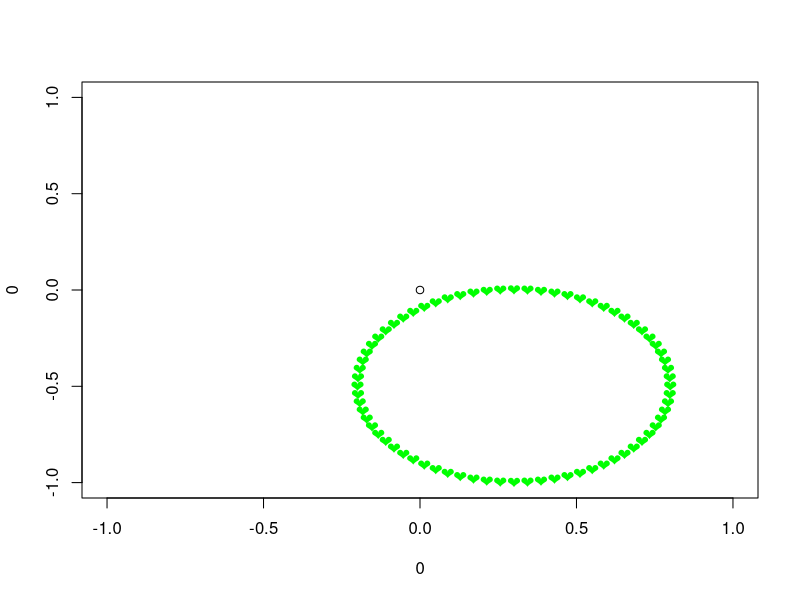
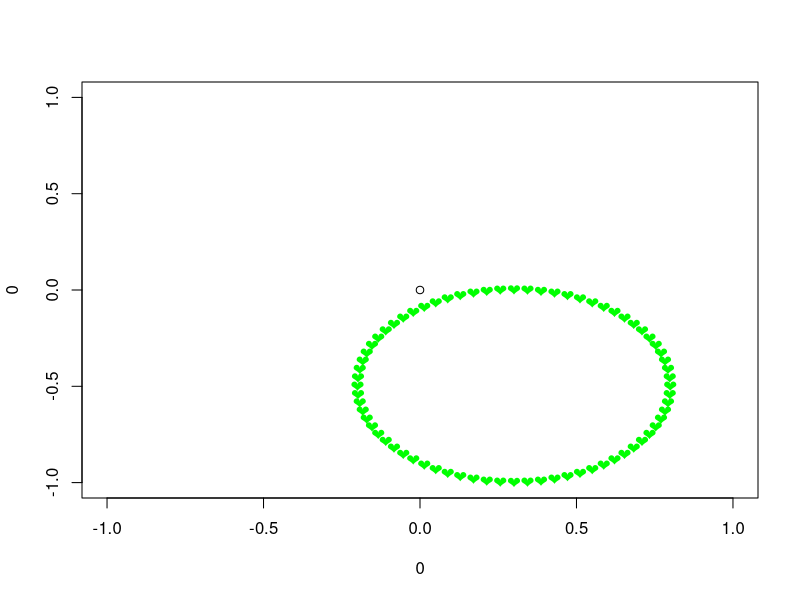
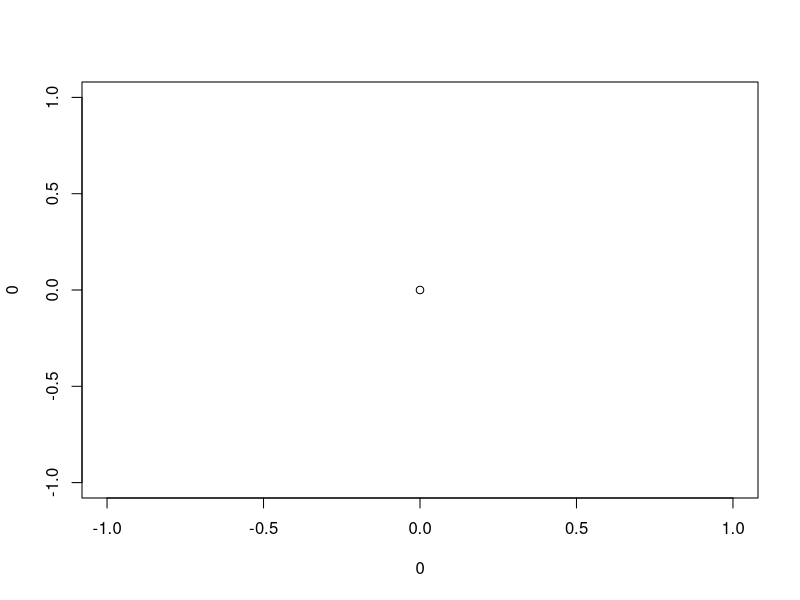
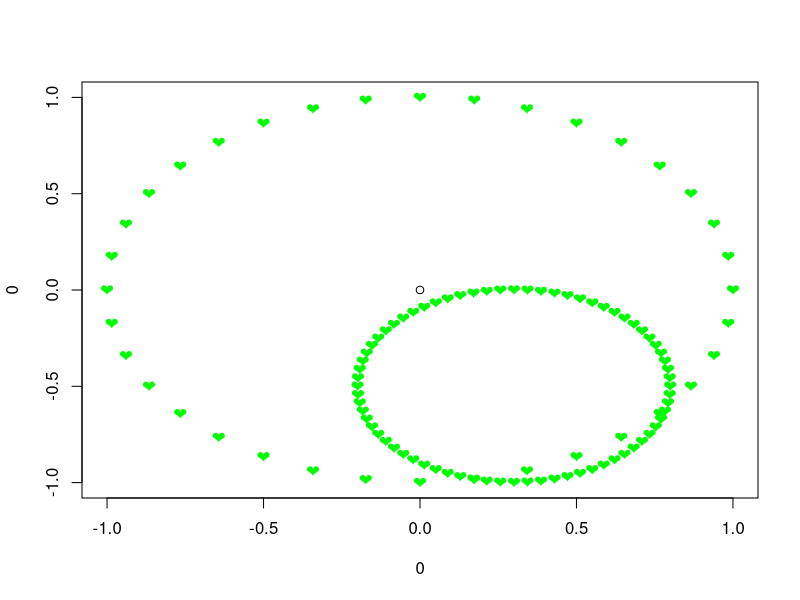
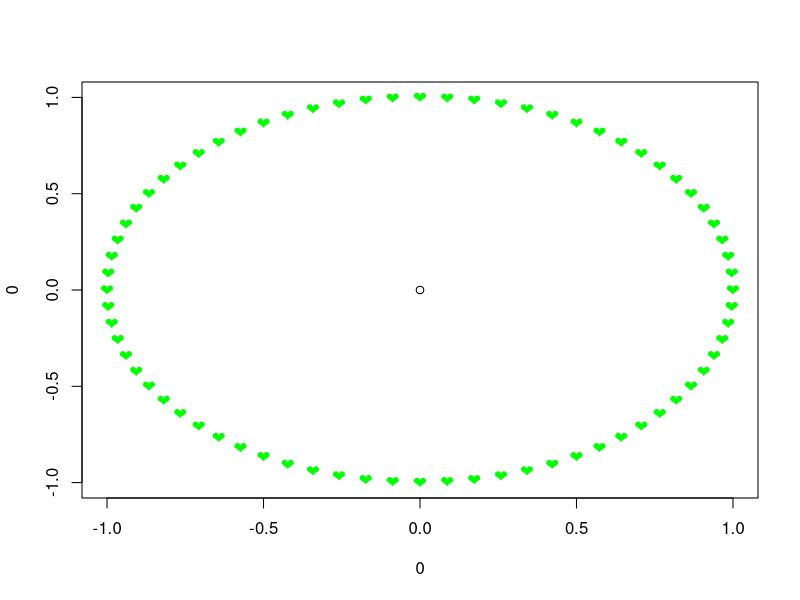
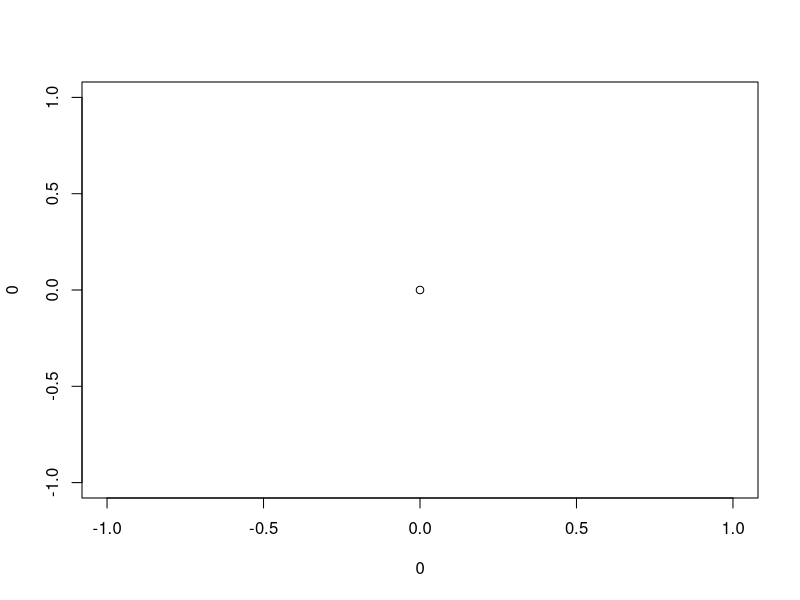

These figures' R source, in order: (Note: this script raises an error after producing the figures.)
################################################################################
# Second part of the solution
################################################################################

# Our earlier function to do degrees-radians conversion

#' Function to translate degrees to radians
#'
#' @param x Angle in degrees (numeric)
#' @return value in radians
DegToRad <- function(x) x/180*pi

# we need this function or it will be missing!


# Step 1. Additional parameters

# changing radius = multiply coordinates by the radius
# transposing to different origin: add x and y offsets to coordinates
# The example scales the radius of the circle to half
# and offsets its to +0.3 in the x dimension to to -0.5 in the y dimension

# step 2b. customization options:
# make an empty plot
plot(0,0)

# start with 0 degrees
degree <- 0

# Write a loop from 0 to 360 degrees (increment with 5),
# to get the circle
while(360 > degree ){

  # translate the degree to radian
  radian <- DegToRad(degree)

  # calculate the cosine and the sine, cos() sin()
  x <- cos(radian)*0.5 + 0.3
  y <- sin(radian)*0.5 - 0.5

  # visualize the coordinates with points()
  points(x=x,y=y, col="green", pch="❤️")

	# increment
  degree <- degree + 5

}




#################################################
# First step: make variables from hard-coded parts of the code

# radius
r <- 0.5

# the increment (angles)
by <- 5

# offset (x dimension)
x <- 0.3

# offset (y dimension)
y <- -0.5

# make an empty plot
plot(0,0)


  if(by <= 0) stop("The by argument has to be positive. ")
  # start with 0 degrees
  degree <- 0

  # Write a loop from 0 to 360 degrees (increment with 5),
  # to get the circle
  while(360 > degree ){

    # translate the degree to radian
    radian <- DegToRad(degree)

    # calculate the cosine and the sine, cos() sin()
		# !we had to rename the original x and y to xCoord and yCoord!
    xCoord <- cos(radian)*r + x
    yCoord <- sin(radian)*r + y

    # visualize the coordinates with points()
    points(x=xCoord,y=yCoord, col="green", pch="❤️")

      # increment
    degree <- degree + by

  }

################################################################################
# Enclose in a function
################################################################################



plot(0,0)

#' Function to draw a circle
#'
#' @param x numeric, x coordinate of origin
#' @param y numeric, y coordinate of origin
#' @param r numeric, radius
#' @param by numeric, angle increment in degrees
#' @return The function has no return value
DrawCircle <- function(x=0, y=0, r=1, by=5){

  # Without this the functino produces and infinite loop!!
  if(by <= 0) stop("The by argument has to be positive. ")
  # start with 0 degrees
  degree <- 0

  # Write a loop from 0 to 360 degrees (increment with 5),
  # to get the circle
  while(360 > degree ){

    # translate the degree to radian
    radian <- DegToRad(degree)

    # calculate the cosine and the sine, cos() sin()
    xCoord <- cos(radian)*r + x
    yCoord <- sin(radian)*r + y

    # visualize the coordinates with points()
    points(x=xCoord,y=yCoord, col="green", pch="❤️")

      # increment
    degree <- degree + by

  }

}

# Testing
plot(0,0)
DrawCircle(x = 0.3, y = -0.5, r = 0.5,by = 5)
DrawCircle(x = 0, y = 0, r = 1,by = 10)

# invoke with defaults
plot(0,0)
DrawCircle()

# produced an infinite loop
plot(0,0)
DrawCircle(by = -1)


# Together with the ellipsis


#' Function to draw a circle
#'
#' @param x numeric, x coordinate of origin
#' @param y numeric, y coordinate of origin
#' @param r numeric, radius
#' @param by numeric, angle increment in degrees
#' @param ... arguments passed to the points function.
#' @return The function has no return value
DrawCircle <- function(x=0, y=0, r=1, by=5,...){

  if(by <= 0) stop("The by argument has to be positive. ")
  # start with 0 degrees
  degree <- 0

  # Write a loop from 0 to 360 degrees (increment with 5),
  # to get the circle
  while(360 > degree ){

    # translate the degree to radian
    radian <- DegToRad(degree)

    # calculate the cosine and the sine, cos() sin()
    xCoord <- cos(radian)*r + x
    yCoord <- sin(radian)*r + y

    # visualize the coordinates with points()
    points(x=xCoord,y=yCoord, ...)

      # increment
    degree <- degree + by

  }

}


# example uses
plot(0,0)
DrawCircle()
DrawCircle(r=0.5, col="green", pch="%")
DrawCircle(cex=2)

